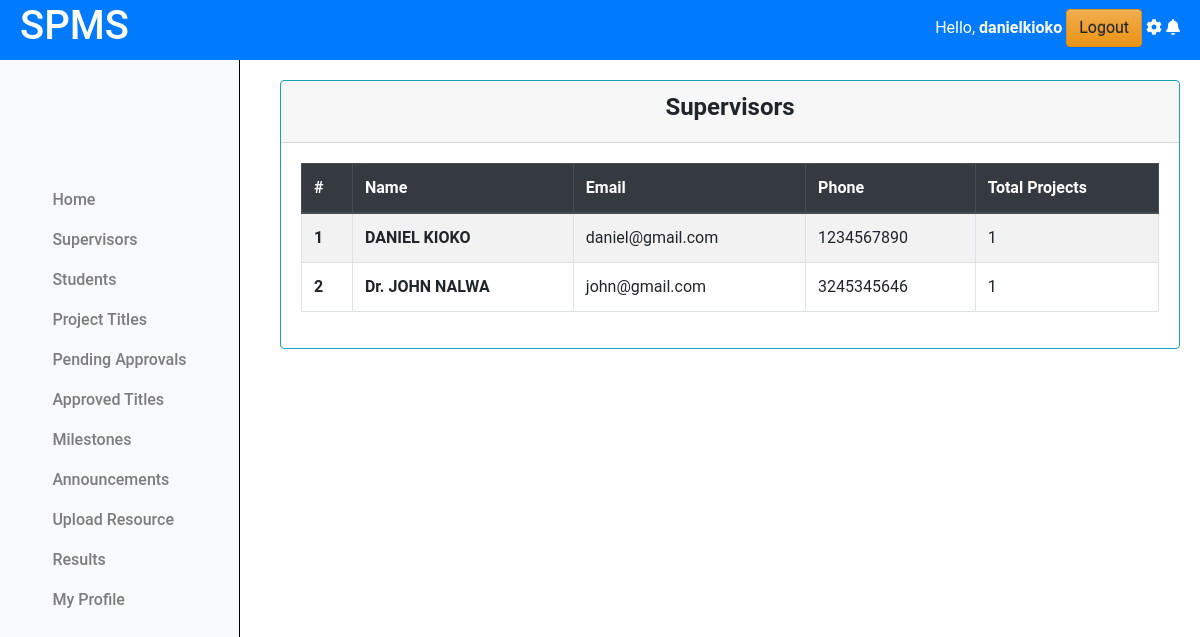
Page /coordinator/supervisors/ (signed in) on the earlier database version.
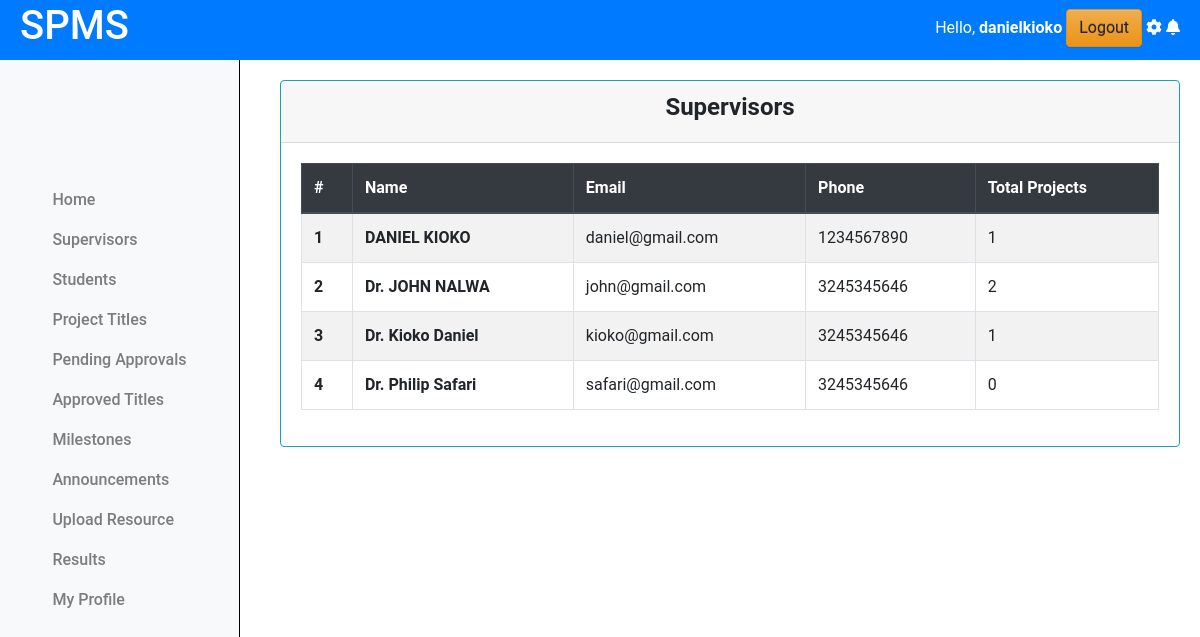
Same page on the later database version.
### projectsApp/models.py (models this page shows, shortened)
class Lecturer(models.Model):
    email = models.EmailField(max_length=255, unique=True, blank=False)
    name = models.CharField(max_length=255)
    phone = models.IntegerField(null=True, blank=True)
    password = models.CharField(max_length=128, null=False, blank=False)
    user_id = models.AutoField(primary_key=True)
    last_login = models.DateTimeField(blank=True, null=True)
    USERNAME_FIELD = 'email'
    REQUIRED_FIELDS = ['name', 'phone']
    class Meta:
        db_table = "Lecturers"

### projectsApp/AccessControl.py (the view)
    @login_required
    def wrapper(request, *args, **kwargs):
        if not isinstance(request.user, Coordinator):
            return redirect('cordinator_login')
        return function(request, *args, **kwargs)

### projectsApp/AccessControl.py (called while the page is built)
def coordinator_required(function):
    @login_required
    def wrapper(request, *args, **kwargs):
        if not isinstance(request.user, Coordinator):
            return redirect('cordinator_login')
        return function(request, *args, **kwargs)
    return wrapper

### projectsApp/views.py (called while the page is built)
@coordinator_required
def supervisors(request):
    supervisors = Lecturer.objects.all().order_by('name')
    for supervisor in supervisors:
        project_count = Projects.objects.filter(lecturer=supervisor).count()
        supervisor.project_count = project_count
    for i, supervisor in enumerate(supervisors):
        supervisor.index = i + 1
    context = {'supervisors':supervisors}
    return render(request, 'cordinator/supervisors.html', context)

### projectsApp/templates/cordinator/supervisors.html
{% extends "base.html" %}
{% load static %}
{% block content %}
{% include "column1_cord.html" %}
<div class="content">
    <div class="container-fluid">
        <div class="row">
            <div class="card border-info">
                <div class="card-header text-center">
                    <h4><b>Supervisors</b></h4>
                </div>
                <div class="card-body">
                    <table class="table table-bordered table-hover  table-striped border-info">
                        <thead class="thead-dark">
                            <tr>
                                <th scope="col">#</th>
                                <th scope="col">Name</th>
                                <th scope="col">Email</th>
                                <th scope="col">Phone</th>
                                <th scope="col">Total Projects</th>
                            </tr>
                        </thead>
                        <tbody>
                            {% for supervisor in supervisors %}
                              <tr>
                                <th scope="row">{{supervisor.index}}</th>
                                <td><b>{{supervisor.name}}</b></td>
                                <td>{{supervisor.email}}</td>
                                <td>{{supervisor.phone}}</td>
                                <td>{{supervisor.project_count}}</td>
                            </tr>
                            {% endfor %}
                        </tbody>
                    </table>
                </div>
            </div>
        </div>
    </div>
</div>
<link rel="stylesheet" href="{% static 'css/mystudents.css' %}">
{% endblock %}

Differences in the rows shown:
computed for Lecturer "Dr. JOHN NALWA": project_count "1" → "2"
added Lecturer: index "3", name "Dr. Kioko Daniel", email "kioko@gmail.com", phone "3245345646", project_count "1"
added Lecturer: index "4", name "Dr. Philip Safari", email "safari@gmail.com", phone "3245345646", project_count "0"
